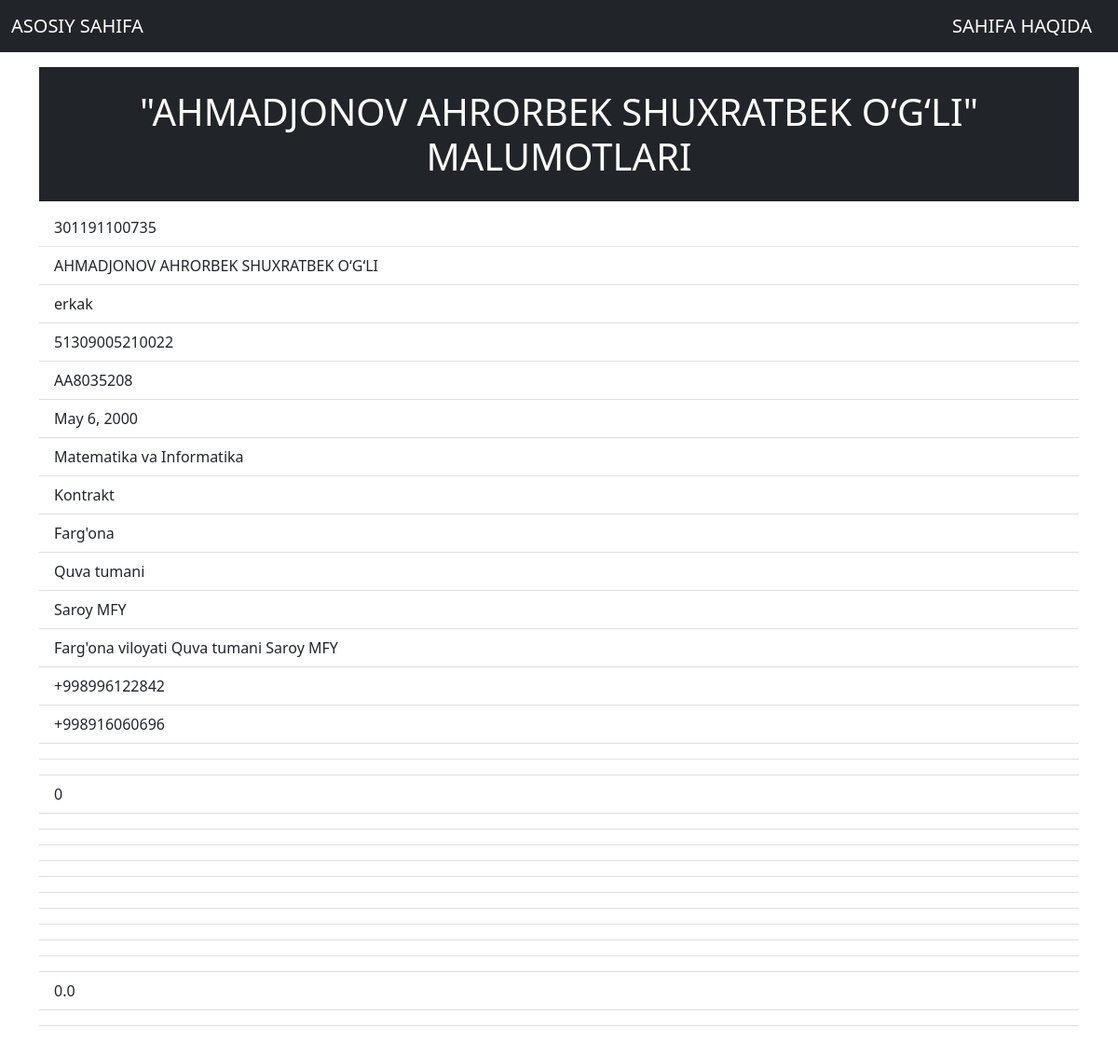
The page /detail/4 on the database its author committed.
### app/models.py (models this page shows, shortened)
class Talabalar(models.Model):
    hemis_id = models.IntegerField(verbose_name="Hemis Id", help_text="Bu yerga faqat raqam yozish kerak !")
    fish = models.CharField(max_length=100, verbose_name="Bitiruvchi to'liq ismi", blank=False, null=False)
    jinsi = models.CharField(max_length=5, verbose_name="Bitiruvchi jinsi", blank=False, null=False)
    pasport_jshshr = models.IntegerField(verbose_name="Bitiruvchi pasport jshshr raqami", help_text="Bu yerga faqat raqam yozish kerak")
    pasport_seriya = models.CharField(max_length=9, verbose_name="Bitiruvchi pasport seriya belgilari", blank=False, null=False)
    tugilgan_sana = models.DateField(auto_now_add=False, auto_now=False, verbose_name="Bitiruvchi tug'ilgan sanasi", help_text="shu tariqa yozing 2000-03-09", blank=True)
    yonalish_nomi = models.CharField(max_length=100, verbose_name="Bitiruvchi mutaxassisligi (yo'nalishi)", help_text="Iltimos to'liq nomini yozing", blank=False, null=False)
    grant_kontrakt = models.CharField(max_length=22, verbose_name="O'qish turi", help_text="Grand yoki Kontrakt", blank=False, null=False)
    viloyat = models.CharField(max_length=25, verbose_name="Bitiruvchi viloyati", blank=False, null=False)
    tuman = models.CharField(max_length=80, verbose_name="Bitiruvchi tumani", blank=False, null=False)
    mfy = models.CharField(max_length=80, verbose_name="Bitiruvchi MFY nomi", blank=False, null=False)
    umumiy_manzil = models.CharField(max_length=200, blank=False, verbose_name="Bitiruvchi to'liq manzili", help_text="viloyati tumani mahallasi kocha nomi", null=False)
    telefon1 = models.CharField(max_length=13, verbose_name="Bitiruvchi telefon raqami", help_text="1-telefon raqam", blank=False, null=False)
    telefon2 = models.CharField(max_length=14, verbose_name="Bitiruvchi telefon raqami", help_text="2-telefon raqam", blank=False, null=False)
    oila = models.CharField(max_length=18, verbose_name="Oilaviy holati", help_text="turmush qurgan yoki qurmagan", blank=True, null=True)
    farzand = models.CharField(max_length=12, verbose_name="Farzandingiz yoshi", help_text="nechi yosh atrofida", blank=True, null=True)
    farzand_yoshi = models.IntegerField(verbose_name="Farzandingiz yoshi", help_text="frazandingiz yo'q bo'lsa iltimos 0 raqamini kiriting ")
    ish_faoliyat = models.CharField(max_length=30, verbose_name="Ish faoliyatingiz", help_text="buyruq asosida, soatbay yoki ishsiz shulardan birini yozing", blank=True, null=True)
    xozirgi_ish = models.CharField(max_length=3, verbose_name="Xozirgi ishlaysizmi", help_text="ha yoki yoq", blank=True, null=True)
    ish_manzil = models.CharField(max_length=200, verbose_name="Ish joyingiz manzili", help_text="iltimos to'liq kiritng", blank=True, null=True)
    ish_masofa = models.CharField(max_length=20, verbose_name="Ish joyingizgacha masofa", help_text="uyingizdan ishingizgacha masofa", blank=True, null=True)
    lavozim = models.CharField(max_length=15, verbose_name="Ish joyingizdagi lavozimingiz", blank=True, null=True)
    qaysi_tizimda_ishlash = models.CharField(max_length=120, verbose_name="Qaysi tizimda ishlamoqchisiz", help_text="agar hozirda ishsiz bo'lsangiz kelajakda qaysi tizimda ishlamoqchisiz", blank=True, null=True)
    qoshimcha_izoh = models.TextField(verbose_name="Ishlash borasida izoxingiz", help_text="to'liqroq va aniqroq", blank=True, null=True)
    oilaviy_biznes = models.CharField(max_length=3, verbose_name="Oilaviz biznesga imkoniyatingiz bormi", help_text="ha yoki yo'q", blank=True, null=True)
    oilaviy_biznes2 = models.CharField(max_length=22, verbose_name="Qaysi biznes bilan shug'ullanmoqchisiz", help_text="dehqonchilik chorvachilik, ...", blank=True, null=True)
    kredit_olish = models.CharField(max_length=3, verbose_name="Kredit olishga ehtiyojingiz bormi", blank=True, help_text="ha yoki yo'q", null=True)
    kredit_summa = models.FloatField(verbose_name="Kredit miqdorini kiritng", help_text="agra kredit olmoqchi bo'lmasangiz iltimos 0 sonini kiritng")
    kredit_maqsad = models.CharField(max_length=150, verbose_name="Kredit olishdan maqsadingiz", help_text="maqsadingiz haqida qisqacha", blank=True, null=True)
    biznes_izox = models.TextField(verbose_name="Biznes qilish borasida izoxlaringiz", help_text="to'liqroq va aniqroq", blank=True, null=True)
    objects = models.Manager()

### app/views.py (the view)
# urls.py: path('detail/<int:pk>', views.detail, name='detail'),
def detail(request, pk ):
    std = Talabalar.objects.get(id=pk)
    context = {
        'std': std,
    }
    return render(request, 'detail.html', context)

### templates/detail.html (shortened to what this page needs)
<!doctype html>
<html lang="en">
  <head>
    <link href="https://cdn.jsdelivr.net/npm/bootstrap@5.1.3/dist/css/bootstrap.min.css" rel="stylesheet">
  </head>
  <body>
    <div>
        <nav class="navbar navbar-expand-lg navbar-dark bg-dark">
          <div class="container-fluid">
            <a class="navbar-brand" href="/">ASOSIY SAHIFA</a>
            <a class="navbar-brand" href="about">SAHIFA HAQIDA</a>
          </div>
        </nav>
    <div class="container">
        <h1 class="text-white bg-dark text-center p-4 mt-3">"{{std.fish}}" MALUMOTLARI</h1>
    <ul class="list-group list-group-flush mb-3">
        <li class="list-group-item">{{std.hemis_id}}</li>
        <li class="list-group-item">{{std.fish}}</li>
        <li class="list-group-item">{{std.jinsi}}</li>
        <li class="list-group-item">{{std.pasport_jshshr}}</li>
        <li class="list-group-item">{{std.pasport_seriya}}</li>
        <li class="list-group-item">{{std.tugilgan_sana}}</li>
        <li class="list-group-item">{{std.yonalish_nomi}}</li>
        <li class="list-group-item">{{std.grant_kontrakt}}</li>
        <li class="list-group-item">{{std.viloyat}}</li>
        <li class="list-group-item">{{std.tuman}}</li>
        <li class="list-group-item">{{std.mfy}}</li>
        <li class="list-group-item">{{std.umumiy_manzil}}</li>
        <li class="list-group-item">{{std.telefon1}}</li>
        <li class="list-group-item">{{std.telefon2}}</li>
        <li class="list-group-item">{{std.oila}}</li>
        <li class="list-group-item">{{std.farzand}}</li>
        <li class="list-group-item">{{std.farzand_yoshi}}</li>
        <li class="list-group-item">{{std.ish_faoliyat}}</li>
        <li class="list-group-item">{{std.xozirgi_ish}}</li>
        <li class="list-group-item">{{std.ish_manzil}}</li>
        <li class="list-group-item">{{std.ish_masofa}}</li>
        <li class="list-group-item">{{std.lavozim}}</li>
        <li class="list-group-item">{{std.qaysi_tizimda_ishlash}}</li>
        <li class="list-group-item">{{std.qoshimcha_izox}}</li>
        <li class="list-group-item">{{std.oilaviy_biznes}}</li>
        <li class="list-group-item">{{std.oilaviy_biznes2}}</li>
        <li class="list-group-item">{{std.kredit_olish}}</li>
        <li class="list-group-item">{{std.kredit_summa}}</li>
        <li class="list-group-item">{{std.kredit_maqsad}}</li>
        <li class="list-group-item">{{std.biznes_izox}}</li>
    </ul>
    </div>
  </body>
</html>

### rows shown on the page
Talabalar: fish "AHMADJONOV AHRORBEK SHUXRATBEK O‘G‘LI", hemis_id "301191100735", jinsi "erkak", pasport_jshshr "51309005210022", pasport_seriya "AA8035208", tugilgan_sana "May 6, 2000", yonalish_nomi "Matematika va Informatika", grant_kontrakt "Kontrakt", viloyat "Farg'ona", tuman "Quva tumani", mfy "Saroy MFY", umumiy_manzil "Farg'ona viloyati Quva tumani Saroy MFY", telefon1 "+998996122842", telefon2 "+998916060696", farzand_yoshi "0", kredit_summa "0.0"
